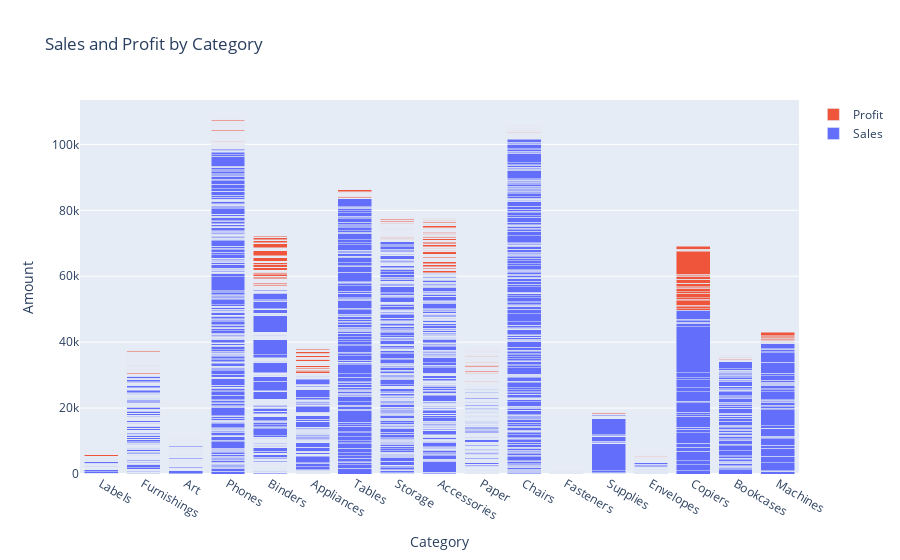

Notebook cell for this chart:
### Code cell
#Stacked Bar Chart - Sales and Profit by Category
stacked_bar = go.Figure(data=[
    go.Bar(name='Sales', x=df['Category'], y=df['Sales']),
    go.Bar(name='Profit', x=df['Category'], y=df['Profit'])
])
stacked_bar.update_layout(title='Sales and Profit by Category', barmode='stack', xaxis_title='Category', yaxis_title='Amount')
stacked_bar.show()

### Figure 1 — Plotly figure (JSON) as saved in the notebook; plotly's stock layout.template omitted (floating-point values rounded to 4 significant figures; data arrays with more than 128 entries replaced by an {"elided": "..."} marker saying what was removed)
{"data": [{"name": "Sales", "type": "bar", "x": {"elided": "3203 str values"}, "y": {"elided": "3203 float values"}}, {"name": "Profit", "type": "bar", "x": {"elided": "3203 str values"}, "y": {"elided": "3203 float values"}}], "layout": {"barmode": "stack", "title": {"text": "Sales and Profit by Category"}, "xaxis": {"title": {"text": "Category"}}, "yaxis": {"title": {"text": "Amount"}}}}
